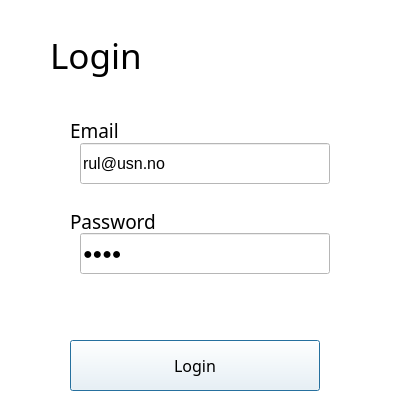
<?xml version="1.0" encoding="UTF-8"?>
<ui version="4.0">
 <class>Dialog</class>
 <widget class="QDialog" name="Dialog">
  <property name="geometry">
   <rect>
    <x>0</x>
    <y>0</y>
    <width>395</width>
    <height>410</height>
   </rect>
  </property>
  <property name="windowTitle">
   <string>Dialog</string>
  </property>
  <property name="styleSheet">
   <string notr="true">background-color: #FFFFFF;</string>
  </property>
  <property name="modal">
   <bool>true</bool>
  </property>
  <widget class="QLabel" name="label">
   <property name="geometry">
    <rect>
     <x>50</x>
     <y>20</y>
     <width>221</width>
     <height>71</height>
    </rect>
   </property>
   <property name="font">
    <font>
     <family>Sans Serif Collection</family>
     <pointsize>26</pointsize>
     <weight>50</weight>
     <bold>false</bold>
    </font>
   </property>
   <property name="text">
    <string>Login</string>
   </property>
  </widget>
  <widget class="QLabel" name="label_2">
   <property name="geometry">
    <rect>
     <x>70</x>
     <y>120</y>
     <width>61</width>
     <height>21</height>
    </rect>
   </property>
   <property name="font">
    <font>
     <family>Sans Serif Collection</family>
     <pointsize>14</pointsize>
    </font>
   </property>
   <property name="text">
    <string>Email</string>
   </property>
  </widget>
  <widget class="QLabel" name="label_3">
   <property name="geometry">
    <rect>
     <x>70</x>
     <y>211</y>
     <width>101</width>
     <height>20</height>
    </rect>
   </property>
   <property name="font">
    <font>
     <family>Sans Serif Collection</family>
     <pointsize>14</pointsize>
    </font>
   </property>
   <property name="text">
    <string>Password</string>
   </property>
  </widget>
  <widget class="QLineEdit" name="lineEditEmail">
   <property name="geometry">
    <rect>
     <x>80</x>
     <y>143</y>
     <width>250</width>
     <height>41</height>
    </rect>
   </property>
   <property name="font">
    <font>
     <pointsize>12</pointsize>
    </font>
   </property>
   <property name="styleSheet">
    <string notr="true"/>
   </property>
   <property name="text">
    <string>rul@usn.no</string>
   </property>
  </widget>
  <widget class="QLineEdit" name="lineEditPassword">
   <property name="geometry">
    <rect>
     <x>80</x>
     <y>233</y>
     <width>250</width>
     <height>41</height>
    </rect>
   </property>
   <property name="font">
    <font>
     <pointsize>12</pointsize>
    </font>
   </property>
   <property name="styleSheet">
    <string notr="true"/>
   </property>
   <property name="inputMethodHints">
    <set>Qt::ImhHiddenText|Qt::ImhNoAutoUppercase|Qt::ImhNoPredictiveText|Qt::ImhSensitiveData</set>
   </property>
   <property name="text">
    <string>Rune</string>
   </property>
   <property name="echoMode">
    <enum>QLineEdit::Password</enum>
   </property>
  </widget>
  <widget class="QPushButton" name="pushButton">
   <property name="geometry">
    <rect>
     <x>70</x>
     <y>340</y>
     <width>250</width>
     <height>51</height>
    </rect>
   </property>
   <property name="font">
    <font>
     <family>Sans Serif Collection</family>
     <pointsize>12</pointsize>
    </font>
   </property>
   <property name="styleSheet">
    <string notr="true"/>
   </property>
   <property name="text">
    <string>Login</string>
   </property>
  </widget>
 </widget>
 <resources/>
 <connections>
  <connection>
   <sender>pushButton</sender>
   <signal>clicked()</signal>
   <receiver>Dialog</receiver>
   <slot>accept()</slot>
   <hints>
    <hint type="sourcelabel">
     <x>194</x>
     <y>365</y>
    </hint>
    <hint type="destinationlabel">
     <x>197</x>
     <y>204</y>
    </hint>
   </hints>
  </connection>
 </connections>
</ui>
